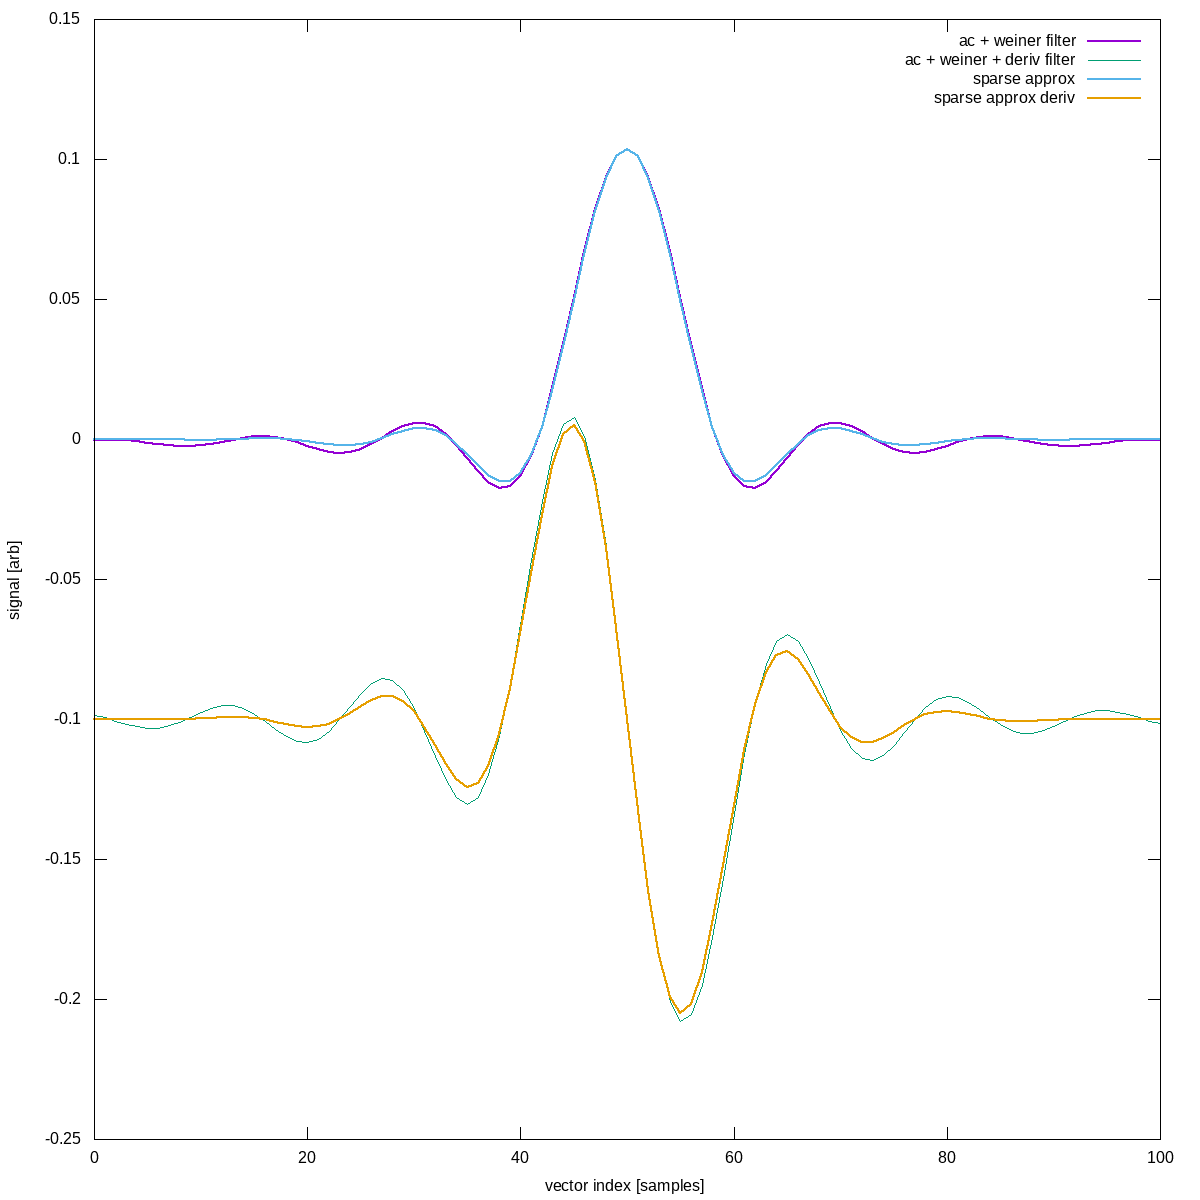

The script that saved this image:
#!/usr/bin/gnuplot -persist
#
#    
#    	G N U P L O T
#    	Version 5.2 patchlevel 6    last modified 2019-01-01 
#    
#    	Copyright (C) 1986-1993, 1998, 2004, 2007-2018
#    	Thomas Williams, Colin Kelley and many others
#    
#    	gnuplot home:     http://www.gnuplot.info
#    	faq, bugs, etc:   type "help FAQ"
#    	immediate help:   type "help"  (plot window: hit 'h')
# set terminal qt 0 font "Sans,9"
# set output
unset clip points
set clip one
unset clip two
set errorbars front 1.000000 
set border 31 front lt black linewidth 1.000 dashtype solid
set zdata 
set ydata 
set xdata 
set y2data 
set x2data 
set boxwidth
set style fill  empty border
set style rectangle back fc  bgnd fillstyle   solid 1.00 border lt -1
set style circle radius graph 0.02 
set style ellipse size graph 0.05, 0.03 angle 0 units xy
set dummy x, y
set format x "% h" 
set format y "% h" 
set format x2 "% h" 
set format y2 "% h" 
set format z "% h" 
set format cb "% h" 
set format r "% h" 
set ttics format "% h"
set timefmt "%d/%m/%y,%H:%M"
set angles radians
set tics back
unset grid
unset raxis
set theta counterclockwise right
set style parallel front  lt black linewidth 2.000 dashtype solid
set key title "" center
set key fixed right top vertical Right noreverse enhanced autotitle nobox
set key noinvert samplen 4 spacing 1 width 0 height 0 
set key maxcolumns 0 maxrows 0
set key noopaque
unset label
unset arrow
set style increment default
unset style line
unset style arrow
set style histogram clustered gap 2 title textcolor lt -1
unset object
set style textbox transparent margins  1.0,  1.0 border  lt -1 linewidth  1.0
set offsets 0, 0, 0, 0
set pointsize 1
set pointintervalbox 1
set encoding default
unset polar
unset parametric
unset decimalsign
unset micro
unset minussign
set view 60, 30, 1, 1
set view azimuth 0
set rgbmax 255
set samples 100, 100
set isosamples 10, 10
set surface 
unset contour
set cntrlabel  format '%8.3g' font '' start 5 interval 20
set mapping cartesian
set datafile separator whitespace
unset hidden3d
set cntrparam order 4
set cntrparam linear
set cntrparam levels auto 5 unsorted
set cntrparam firstlinetype 0
set cntrparam points 5
set size ratio 0 1,1
set origin 0,0
set style data lines
set style function lines
unset xzeroaxis
unset yzeroaxis
unset zzeroaxis
unset x2zeroaxis
unset y2zeroaxis
set xyplane relative 0.5
set tics scale  1, 0.5, 1, 1, 1
set mxtics default
set mytics default
set mztics default
set mx2tics default
set my2tics default
set mcbtics default
set mrtics default
set nomttics
set xtics border in scale 1,0.5 mirror norotate  autojustify
set xtics  norangelimit autofreq 
set ytics border in scale 1,0.5 mirror norotate  autojustify
set ytics  norangelimit autofreq 
set ztics border in scale 1,0.5 nomirror norotate  autojustify
set ztics  norangelimit autofreq 
unset x2tics
unset y2tics
set cbtics border in scale 1,0.5 mirror norotate  autojustify
set cbtics  norangelimit autofreq 
set rtics axis in scale 1,0.5 nomirror norotate  autojustify
set rtics  norangelimit autofreq 
unset ttics
set title "" 
set title  font "" norotate
set timestamp bottom 
set timestamp "" 
set timestamp  font "" norotate
set trange [ * : * ] noreverse nowriteback
set urange [ * : * ] noreverse nowriteback
set vrange [ * : * ] noreverse nowriteback
set xlabel "" 
set xlabel  font "" textcolor lt -1 norotate
set x2label "" 
set x2label  font "" textcolor lt -1 norotate
set xrange [ 0.00000 : 100.000 ] noreverse writeback
set x2range [ -6.10363 : 179.437 ] noreverse writeback
set ylabel "" 
set ylabel  font "" textcolor lt -1 rotate
set y2label "" 
set y2label  font "" textcolor lt -1 rotate
set yrange [ * : * ] noreverse writeback
set y2range [ -0.0771043 : 0.0837669 ] noreverse writeback
set zlabel "" 
set zlabel  font "" textcolor lt -1 norotate
set zrange [ * : * ] noreverse writeback
set cblabel "" 
set cblabel  font "" textcolor lt -1 rotate
set cbrange [ * : * ] noreverse writeback
set rlabel "" 
set rlabel  font "" textcolor lt -1 norotate
set rrange [ * : * ] noreverse writeback
unset logscale
unset jitter
set zero 1e-08
set lmargin  -1
set bmargin  -1
set rmargin  -1
set tmargin  -1
set locale "en_US.UTF-8"
set pm3d explicit at s
set pm3d scansautomatic
set pm3d interpolate 1,1 flush begin noftriangles noborder corners2color mean
set pm3d nolighting
set palette positive nops_allcF maxcolors 0 gamma 1.5 color model RGB 
set palette rgbformulae 7, 5, 15
set colorbox default
set colorbox vertical origin screen 0.9, 0.2 size screen 0.05, 0.6 front  noinvert bdefault
set style boxplot candles range  1.50 outliers pt 7 separation 1 labels auto unsorted
set loadpath 
set fontpath 
set psdir
set fit brief errorvariables nocovariancevariables errorscaling prescale nowrap v5
GNUTERM = "qt"
file = "C1--ATI_attempt_03_16_2020--.filters"
## Last datafile plotted: "C1--ATI_attempt_03_16_2020--.filters"
set xlabel 'vector index [samples]'
set ylabel 'signal [arb]'
set term png size 1200,1200
set output 'plotting.convkerns.png'
plot 	file u 0:2 lw 2 title 'ac + weiner filter',\
	file u 0:($3-.1) title 'ac + weiner + deriv filter',\
	file u 0:($2*.5*(1+cos(($0-50)*2*pi/100.))) lw 2 title 'sparse approx',\
	file u 0:($3*.5*(1+cos(($0-50)*2*pi/100.))-.1) lw 2 title 'sparse approx deriv'
#    EOF
